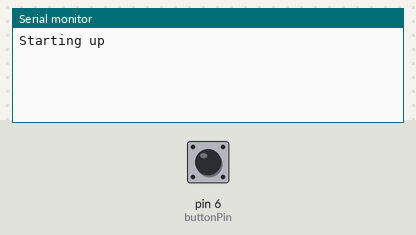
A sketch run on a simulated Arduino Uno, built with avr-gcc and run on an emulated ATmega328P. On the bench: the last lines printed to the serial monitor. The inputs (shaded band) are chosen by the test bench; at power-on: pin 6 (buttonPin) LOW.

Above: at 1.2 s.
1.3 s: pin 6 (buttonPin) pulled HIGH for 0.15 s
At 2.4 s:
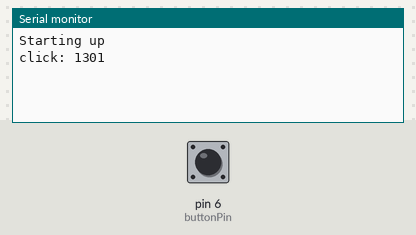
2.9 s: pin 6 (buttonPin) pulled HIGH for 1 s
At 3.7 s:
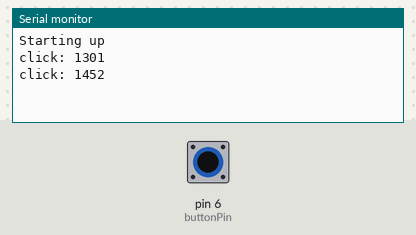
5.4 s: pin 6 (buttonPin) pulled HIGH for 0.15 s
At 5.8 s:
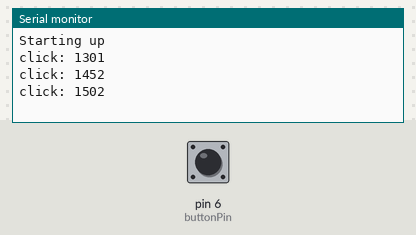

Measured:
- after the input at 1.3 s, the serial monitor: prints a new line at once (image 1)
- after the input at 2.9 s, the serial monitor: prints a new line at once (image 2)
- after the input at 5.4 s, the serial monitor: prints a new line at once (image 3)

The sketch:

demo_AC_Button_click.ino
```cpp
/**
 * Demo for the AC_Button library, for basic clicks.
 * Code by Arthur Chargueraud.
 * This code is in the public domain.
 *
 * The demo reports click events with their duration on the Serial port.
 */

#include <AC_Button.h>

const int buttonPin = 6;

AC_Button button(buttonPin);

void click() {
  Serial.print("click: ");
  Serial.println(button.downDuration());
}

void setup()
{
  button.begin();
  button.onUp(click);

  Serial.begin(9600);
  Serial.println("Starting up");
}

void loop()
{
  button.poll();
  delay(10);
}
```
